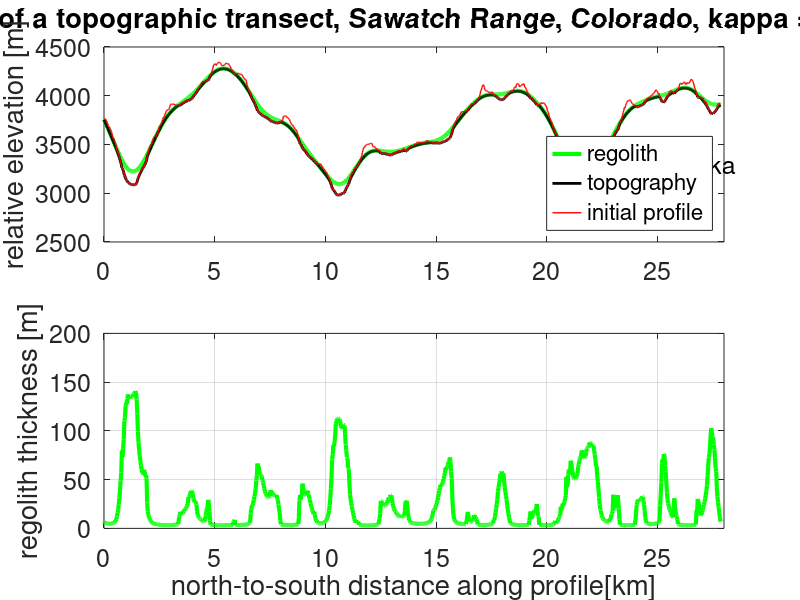

The MATLAB source for this figure:
%% CODE FOR HILLSLOPE EVOLUTION WITH A REAL TOPOGRAPHIC PROFILE, evolving over 1 million years.
%% WRITTEN BY COLE C. PAZAR, ON FEBURARY 8TH, 2016.
%  1D diffusion staggered variables code style inspired by RSA

% now with a real topographic profile
% requires the file named: profile_for_erosive_diffusion.txt to be in the same folder!
% the topographic data is included in the git hub repo.

%  clear all

clearvars
figure(1)
clf

%% initialize

k = 0.1;     %  relatively high hillslope diffusivity [=] m^2/year

% distance array [=] m
step = 1000;
xmin = 0;
xmax = 27844;
dx = xmax/step; % was 1
x = xmin:dx:xmax;

% initial topography and soil thickness [=] m
disp = 0; % amount of topographic displacement
slopedegrees = -25;      % slope 
m = tand(slopedegrees);  % slope re-calculated
zmid = 4000;              % elevation at middle of an already eroded hillslope
% zb = (m.*x) + zmid;      % topography
% zb = -((0.1/500).*(x+disp).^2) + zmid;  % topography

load profile_for_erosive_diffusion.txt
topo = transpose(profile_for_erosive_diffusion(:,1));
zb = transpose(profile_for_erosive_diffusion(:,1));

H = zeros(1,length(x));  % soil thickness
z = zb+H;                % net

% weathering and transport parameters

wnot = 10^-3; % [=] m/yr
wstar = 1;  % scale for weathering rate, 1 meter
A = 0.01;
hstar = 0.2;
wdot = zeros(1,length(x)); % sets up array for weathering rate

% channel incision

edot = 10^-3; % [=] m/yr

% temporal array

tmax = 1000000; % 1 million years
dt = 10;
t = 0:dt:tmax;
nplots = 100;
tplot = tmax/nplots;

% fault w/random variables

dipdegrees = -70;
dip = tand(dipdegrees);
fault = (dip.*(x+300))+zmid-2000;
horzslip = 200;              % on average 20 meters of slip every 1000 years
vertslip = horzslip*(tand(dipdegrees)-tand(slopedegrees)); % accounts for geometry of the fault
slipperiod = 20000;          % fault period: every 10 ka


%% run

for i=1:length(t)

    wdot=wnot.*exp(-H./wstar); % exponential weathering rate
    
       % or :
       % humped weathering rate
       % wdot=wnot.*exp(H./wstar)+((A*H./wstar).*exp(-H./wstar));

    slope = diff(z)/dx;
    
    % find peaks and troughs
    
    xedge = x(1:end-1)+(dx/2);
    lt = find(slope<0); % slopes with left peaks
    rt = find(slope>0); % slopes with right peaks

    hedge = zeros(size(slope)); % sets up matrix sizes for edge variables
    hedge(1) = H(2);
    hedge(end)= H(end-1);
    hedge(rt) = H(rt+1);
    hedge(lt) = H(lt);
    
    q = -k.*slope.*(1-(exp(-hedge./hstar))); % discharge 
    
    q = [q(1) q q(end)]; % boundary conditions
    
    % develop topography and conserve mass
    dh_dt = wdot-diff(q)/dx;
    H = H + (dh_dt*dt);
    H = max(0,H); % for another boundary setup...
    zb = zb - (wdot*dt);
    z = H+zb;
   
    if(rem(t(i),tplot)==0)
        
    figure(1)
    subplot(2,1,1)
    plot(x/1000,z,'g','linewidth',3)
    hold on
    plot(x/1000,zb,'k','linewidth',2)
    hold on
    plot(x/1000,topo, 'r','linewidth',1)
    ht=text(24,3300,['  ',num2str(t(i)/1000), ' ka '],'fontsize',18); % this makes the years print on screen
    axis([0 28 2500 4500]) 
    title('Landscape evoltuion of a topographic transect, Sawatch Range, Colorado, kappa = 0.1 m^2/year, over 1 Ma','fontsize',20)
    ylabel('relative elevation [m]','fontsize',18)
    set(gca,'fontsize',18)
    
    legend('regolith','topography','initial profile','Location','southeast')

    hold off
    
    subplot(2,1,2)
    plot(x/1000,H,'g','linewidth',3)
    axis([0 28 0 200])
    xlabel('north-to-south distance along profile[km]','fontsize',18)
    ylabel('regolith thickness [m]','fontsize',18)
    set(gca,'fontsize',18)
    grid on

    drawnow
    
    end
   
end

%% end of code
